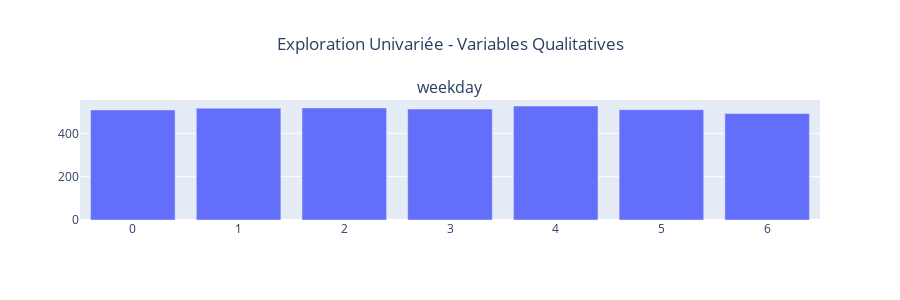

The notebook cell saved with this chart:
### Code cell
explore_categorical_variables(train)

### Figure 1 — Plotly figure (JSON) as saved in the notebook; plotly's stock layout.template omitted (floating-point values rounded to 4 significant figures)
{"data": [{"name": "weekday", "showlegend": false, "type": "bar", "x": [0, 1, 2, 3, 4, 5, 6], "xaxis": "x", "y": [508, 516, 517, 512, 526, 509, 491], "yaxis": "y"}], "layout": {"annotations": [{"font": {"size": 16}, "showarrow": false, "text": "weekday", "x": 0.5, "xanchor": "center", "xref": "paper", "y": 1, "yanchor": "bottom", "yref": "paper"}], "height": 300, "title": {"text": "Exploration Univariée - Variables Qualitatives", "x": 0.5}, "xaxis": {"anchor": "y", "domain": [0, 1]}, "yaxis": {"anchor": "x", "domain": [0, 1]}}}
